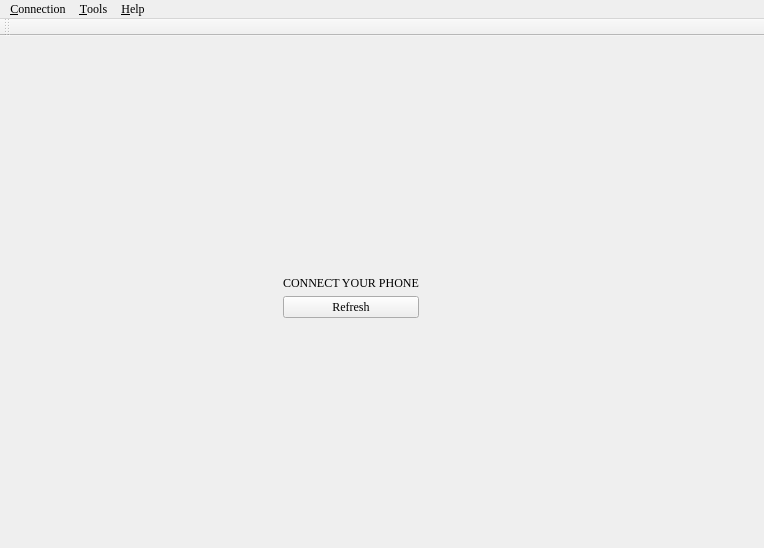
<?xml version="1.0" encoding="UTF-8"?>
<ui version="4.0">
 <class>MainWindow</class>
 <widget class="QMainWindow" name="MainWindow">
  <property name="geometry">
   <rect>
    <x>0</x>
    <y>0</y>
    <width>764</width>
    <height>548</height>
   </rect>
  </property>
  <property name="sizePolicy">
   <sizepolicy hsizetype="Preferred" vsizetype="Preferred">
    <horstretch>0</horstretch>
    <verstretch>0</verstretch>
   </sizepolicy>
  </property>
  <property name="minimumSize">
   <size>
    <width>0</width>
    <height>0</height>
   </size>
  </property>
  <property name="font">
   <font>
    <family>Times New Roman</family>
   </font>
  </property>
  <property name="cursor">
   <cursorShape>ArrowCursor</cursorShape>
  </property>
  <property name="windowTitle">
   <string extracomment="Main window title">QtADB - Your android manager</string>
  </property>
  <property name="windowIcon">
   <iconset resource="../zasoby.qrc">
    <normaloff>:/icons/android.ico</normaloff>:/icons/android.ico</iconset>
  </property>
  <property name="windowOpacity">
   <double>1.000000000000000</double>
  </property>
  <property name="statusTip">
   <string/>
  </property>
  <property name="autoFillBackground">
   <bool>false</bool>
  </property>
  <property name="documentMode">
   <bool>false</bool>
  </property>
  <property name="tabShape">
   <enum>QTabWidget::Rounded</enum>
  </property>
  <property name="dockNestingEnabled">
   <bool>false</bool>
  </property>
  <widget class="QWidget" name="centralWidget">
   <widget class="QWidget" name="layoutWidget">
    <property name="geometry">
     <rect>
      <x>0</x>
      <y>0</y>
      <width>741</width>
      <height>541</height>
     </rect>
    </property>
    <layout class="QGridLayout" name="gridLayout">
     <property name="leftMargin">
      <number>0</number>
     </property>
     <property name="topMargin">
      <number>0</number>
     </property>
     <property name="rightMargin">
      <number>5</number>
     </property>
     <item row="0" column="0">
      <widget class="QStackedWidget" name="stackedWidget">
       <property name="frameShape">
        <enum>QFrame::NoFrame</enum>
       </property>
       <property name="currentIndex">
        <number>0</number>
       </property>
       <widget class="QWidget" name="pageDisconnected">
        <widget class="QWidget" name="layoutWidget1">
         <property name="geometry">
          <rect>
           <x>10</x>
           <y>10</y>
           <width>681</width>
           <height>501</height>
          </rect>
         </property>
         <layout class="QGridLayout" name="layoutDisconnected">
          <item row="0" column="1">
           <spacer name="verticalSpacer_6">
            <property name="orientation">
             <enum>Qt::Vertical</enum>
            </property>
            <property name="sizeHint" stdset="0">
             <size>
              <width>20</width>
              <height>40</height>
             </size>
            </property>
           </spacer>
          </item>
          <item row="1" column="1">
           <widget class="QLabel" name="label_3">
            <property name="text">
             <string>CONNECT YOUR PHONE</string>
            </property>
           </widget>
          </item>
          <item row="2" column="1">
           <widget class="QPushButton" name="buttonRefresh">
            <property name="focusPolicy">
             <enum>Qt::ClickFocus</enum>
            </property>
            <property name="text">
             <string extracomment="refresh state when disconnected">Refresh</string>
            </property>
           </widget>
          </item>
          <item row="4" column="1">
           <spacer name="verticalSpacer_5">
            <property name="orientation">
             <enum>Qt::Vertical</enum>
            </property>
            <property name="sizeHint" stdset="0">
             <size>
              <width>20</width>
              <height>40</height>
             </size>
            </property>
           </spacer>
          </item>
          <item row="2" column="2">
           <spacer name="horizontalSpacer_8">
            <property name="orientation">
             <enum>Qt::Horizontal</enum>
            </property>
            <property name="sizeHint" stdset="0">
             <size>
              <width>40</width>
              <height>20</height>
             </size>
            </property>
           </spacer>
          </item>
          <item row="2" column="0">
           <spacer name="horizontalSpacer_7">
            <property name="orientation">
             <enum>Qt::Horizontal</enum>
            </property>
            <property name="sizeHint" stdset="0">
             <size>
              <width>40</width>
              <height>20</height>
             </size>
            </property>
           </spacer>
          </item>
         </layout>
        </widget>
       </widget>
      </widget>
     </item>
    </layout>
   </widget>
  </widget>
  <widget class="QMenuBar" name="menuBar">
   <property name="enabled">
    <bool>true</bool>
   </property>
   <property name="geometry">
    <rect>
     <x>0</x>
     <y>0</y>
     <width>764</width>
     <height>21</height>
    </rect>
   </property>
   <widget class="QMenu" name="menuTryb">
    <property name="title">
     <string>&amp;Connection</string>
    </property>
    <addaction name="actionUsb"/>
    <addaction name="actionWifi"/>
   </widget>
   <widget class="QMenu" name="menu_Pomoc">
    <property name="title">
     <string>&amp;Help</string>
    </property>
    <addaction name="actionO_programie"/>
    <addaction name="actionCheck_for_updates"/>
    <addaction name="actionEnter_register_key"/>
   </widget>
   <widget class="QMenu" name="menu">
    <property name="title">
     <string>&amp;Tools</string>
    </property>
    <widget class="QMenu" name="menuAdb">
     <property name="title">
      <string>Adb</string>
     </property>
     <addaction name="actionAdbReboot"/>
     <addaction name="actionAdbRebootRecovery"/>
     <addaction name="actionAdbRebootBootloader"/>
     <addaction name="actionAdbPowerOff"/>
    </widget>
    <widget class="QMenu" name="menuFastboot">
     <property name="title">
      <string>Fastboot</string>
     </property>
     <addaction name="actionFastbootReboot"/>
     <addaction name="actionFastbootRebootBootloader"/>
     <addaction name="actionFastbootPowerOff"/>
    </widget>
    <addaction name="menuAdb"/>
    <addaction name="menuFastboot"/>
   </widget>
   <addaction name="menuTryb"/>
   <addaction name="menu"/>
   <addaction name="menu_Pomoc"/>
  </widget>
  <widget class="QToolBar" name="toolBar">
   <property name="sizePolicy">
    <sizepolicy hsizetype="Preferred" vsizetype="Preferred">
     <horstretch>0</horstretch>
     <verstretch>0</verstretch>
    </sizepolicy>
   </property>
   <property name="windowTitle">
    <string notr="true">toolBar</string>
   </property>
   <attribute name="toolBarArea">
    <enum>TopToolBarArea</enum>
   </attribute>
   <attribute name="toolBarBreak">
    <bool>false</bool>
   </attribute>
  </widget>
  <action name="actionUsb">
   <property name="text">
    <string>usb</string>
   </property>
  </action>
  <action name="actionWifi">
   <property name="text">
    <string>wifi</string>
   </property>
  </action>
  <action name="actionO_programie">
   <property name="text">
    <string>about</string>
   </property>
  </action>
  <action name="actionPolski">
   <property name="text">
    <string>polski</string>
   </property>
  </action>
  <action name="actionAdbReboot">
   <property name="text">
    <string>Reboot</string>
   </property>
  </action>
  <action name="actionAdbRebootBootloader">
   <property name="text">
    <string>Reboot Bootloader</string>
   </property>
  </action>
  <action name="actionAdbRebootRecovery">
   <property name="text">
    <string>Reboot Recovery</string>
   </property>
  </action>
  <action name="actionFastbootReboot">
   <property name="text">
    <string>Reboot</string>
   </property>
  </action>
  <action name="actionFastbootRebootBootloader">
   <property name="text">
    <string>Reboot bootloader</string>
   </property>
  </action>
  <action name="actionFastbootPowerOff">
   <property name="text">
    <string>Power off</string>
   </property>
  </action>
  <action name="actionAdbPowerOff">
   <property name="text">
    <string>Power Off</string>
   </property>
  </action>
  <action name="actionCheck_for_updates">
   <property name="text">
    <string>check for updates</string>
   </property>
  </action>
  <action name="actionEnter_register_key">
   <property name="text">
    <string>enter register key</string>
   </property>
  </action>
 </widget>
 <layoutdefault spacing="6" margin="11"/>
 <tabstops>
  <tabstop>buttonRefresh</tabstop>
 </tabstops>
 <resources>
  <include location="../zasoby.qrc"/>
 </resources>
 <connections/>
</ui>
